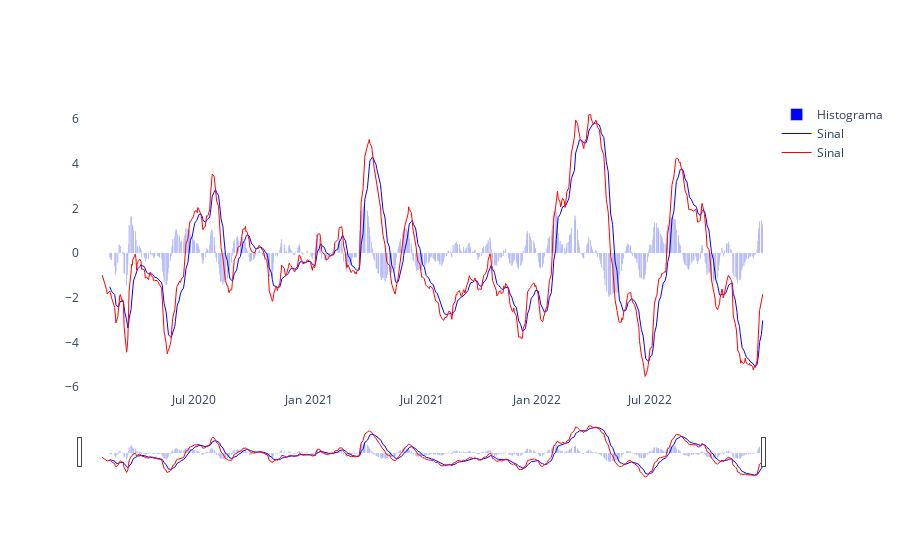

The cell this chart's notebook holds for it:
### Code cell


### Figure 1 — Plotly figure (JSON) as saved in the notebook; plotly's stock layout.template omitted (floating-point values rounded to 4 significant figures; data arrays with more than 128 entries replaced by an {"elided": "..."} marker saying what was removed)
{"data": [{"marker": {"color": "blue"}, "name": "Histograma", "type": "bar", "x": {"elided": "744 str values"}, "y": {"elided": "744 float values"}}, {"line": {"color": "blue", "width": 1}, "name": "Sinal", "type": "scatter", "x": {"elided": "744 str values"}, "y": {"elided": "744 float values"}}, {"line": {"color": "red", "width": 1}, "name": "Sinal", "type": "scatter", "x": {"elided": "744 str values"}, "y": {"elided": "744 float values"}}], "layout": {"paper_bgcolor": "rgba(0,0,0,0)", "plot_bgcolor": "rgba(0,0,0,0)", "xaxis": {"rangeslider": {"visible": true}}}}
